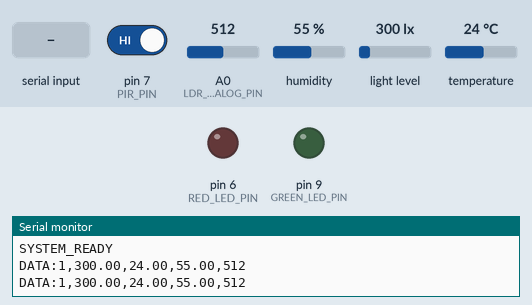
The sketch below on a simulated Arduino Uno, built with avr-gcc and run on an emulated ATmega328P. Parts: output pins drawn as LEDs (lit = HIGH), the last lines printed to the serial monitor. The inputs (shaded band) are chosen by the test bench; at power-on: pin 7 (PIR_PIN) HIGH, A0 (LDR_ANALOG_PIN) = 512, humidity 55 %, light level 300 lx, temperature 24 °C.

Above: at 1.2 s.
1.3 s: "R:1,0\n" received over Serial
At 3.0 s:
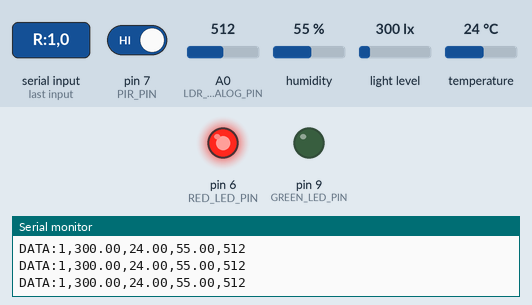
3.3 s: "R:\n" received over Serial
At 3.9 s:
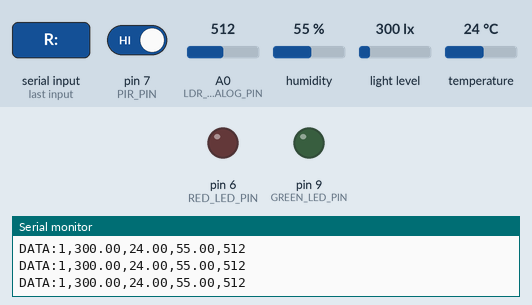
Timing chart, 0 to 6.3 s (numbered marks = the images above; inputs shaded):
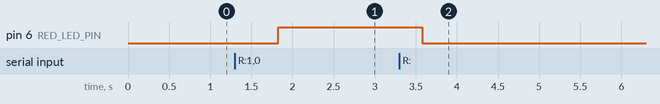

Measured:
- after the input at 1.3 s, pin 6 (RED_LED_PIN): LOW → HIGH after 0.53 s
- after the input at 3.3 s, pin 6 (RED_LED_PIN): HIGH → LOW after 0.28 s

The sketch:

IOT.ino
```cpp
#include <Wire.h>
#include <BH1750.h>
#include <Adafruit_AHTX0.h>

// --- Configuration ---
const int PIR_PIN = 7;
const int RED_LED_PIN = 6;    // Occupancy Indicator
const int GREEN_LED_PIN = 9;  // Mock HVAC (Servo substitute)
const int LDR_ANALOG_PIN = A0; // MH-LDR Module
const float TEMP_THRESHOLD = 28.0; // Temp to trigger "Fan" (Green LED)

// --- Sensor Objects ---
BH1750 lightMeter;
Adafruit_AHTX0 aht;

void setup() {
  Serial.begin(9600);
  Wire.begin();
  Wire.setClock(100000); // FIX: Force standard I2C speed for bus stability

  pinMode(PIR_PIN, INPUT);
  pinMode(RED_LED_PIN, OUTPUT);
  pinMode(GREEN_LED_PIN, OUTPUT);

  if (!aht.begin()) { Serial.println("AHT10_FAIL"); }

  // FIX: Force High Resolution Mode on start
  if (!lightMeter.begin(BH1750::CONTINUOUS_HIGH_RES_MODE)) {
    Serial.println("BH1750_FAIL");
  }

  Serial.println("SYSTEM_READY");
}

void loop() {
  // 1. Read Sensors
  sensors_event_t humidity, temp;
  aht.getEvent(&humidity, &temp);
  float lux = lightMeter.readLightLevel();
  int rawLDR = analogRead(LDR_ANALOG_PIN);
  int motion = digitalRead(PIR_PIN);

  if (lux < 0) {
    lightMeter.begin(BH1750::CONTINUOUS_HIGH_RES_MODE);
    lux = 0; // Default to 0 instead of -1 to keep the graph clean
  }

  // 2. RECEIVE COMMANDS FROM PYTHON
  // This replaces the old blinking logic
  if (Serial.available() > 0) {
    String cmd = Serial.readStringUntil('\n');
    if (cmd.startsWith("R:")) {
      // Parse format "R:1,0"
      int r1 = cmd.substring(2,3).toInt();
      int r2 = cmd.substring(4,5).toInt();
      digitalWrite(RED_LED_PIN, r1 == 1 ? HIGH : LOW);
      digitalWrite(GREEN_LED_PIN, r2 == 1 ? HIGH : LOW);
    }
  }

  // 3. THE DATA PACKET (Arduino -> Python)
  Serial.print("DATA:");
  Serial.print(motion);
  Serial.print(",");
  Serial.print(lux);
  Serial.print(",");
  Serial.print(temp.temperature);
  Serial.print(",");
  Serial.print(humidity.relative_humidity);
  Serial.print(",");
  Serial.println(rawLDR);

  delay(500); // Faster updates for smoother context response
}
```
